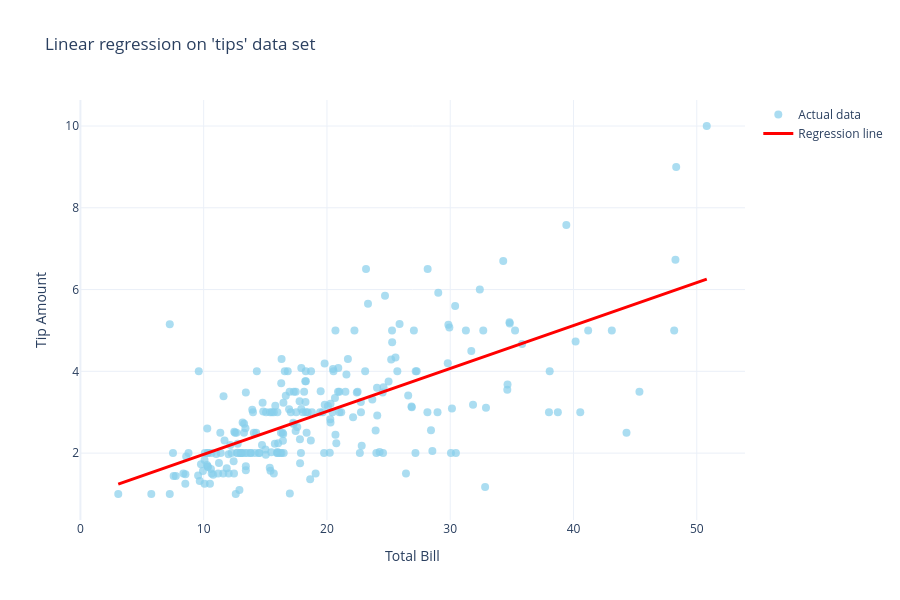

Write notebook code for a chart like this one.
### Code cell
y_p=slope*x+b
fig = go.Figure()
fig.add_trace(go.Scatter(x=x,y=y,mode='markers',name='Actual data',marker=dict(color='skyblue',opacity=0.7,size=8)))
fig.add_trace(go.Scatter(x=x,y=y_p,mode='lines',name='Regression line',line=dict(color='red', width=3)))
fig.update_layout(title="Linear regression on 'tips' data set",xaxis_title="Total Bill",yaxis_title="Tip Amount",template="plotly_white",width=900, height=600)
fig.show()

### Figure 1 — Plotly figure (JSON) as saved in the notebook; plotly's stock layout.template omitted (floating-point values rounded to 4 significant figures; data arrays with more than 128 entries replaced by an {"elided": "..."} marker saying what was removed)
{"data": [{"marker": {"color": "skyblue", "opacity": 0.7, "size": 8}, "mode": "markers", "name": "Actual data", "type": "scatter", "x": {"elided": "244 float values"}, "y": {"elided": "244 float values"}}, {"line": {"color": "red", "width": 3}, "mode": "lines", "name": "Regression line", "type": "scatter", "x": {"elided": "244 float values"}, "y": {"elided": "244 float values"}}], "layout": {"height": 600, "title": {"text": "Linear regression on 'tips' data set"}, "width": 900, "xaxis": {"title": {"text": "Total Bill"}}, "yaxis": {"title": {"text": "Tip Amount"}}}}
